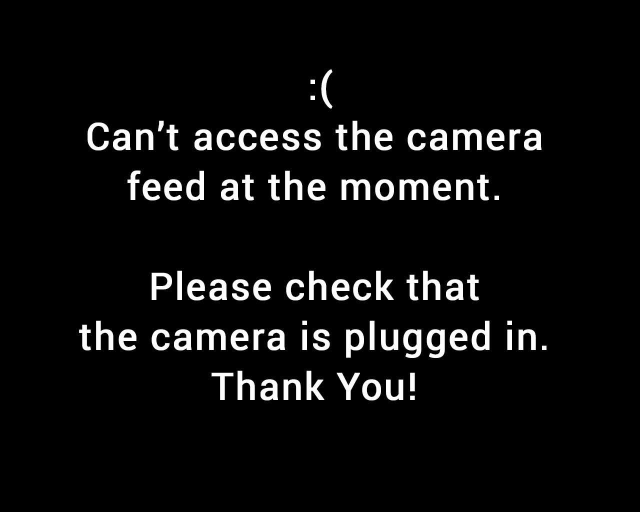
#> input picture pishow/src/no_cam.jpg, 1280 x 1024 px (shown at 1/2 size)
$ python -i log_dog_color.py   (imports and definitions only)
#> lines starting #> are read from the running program, lines starting #| are printed output that depends on the picture
#> further down, picture is the input picture: shape (1024, 1280, 3); min 0, max 255, mean 13.5
#> in apply, `lab_img = cv2.cvtColor(frame, cv2.COLOR_BGR2LAB)`: lab_img: shape (1024, 1280, 3); mean of channels 0, 1, 2 13.6, 128, 128
#> in apply, `(l_img, a_img, b_img) = cv2.split(lab_img)`: a_img: shape (1024, 1280); every value is 128
### pishow/src/cv/gray.py
#!/usr/bin/env python3
"""gray.py"""

# this one's just here to show what the original (subsampled) looks like when
# blurred -- we want to make sure people cannot be identified when this one
# shows

import math
import cv2
import looper
import numpy


class Gray:
    """gray a frame"""

    def apply(self, frame):
        """gray frame"""
        if numpy.size(frame[0, 0]) == 3:
            return cv2.cvtColor(frame, cv2.COLOR_BGR2GRAY)
        else:
            return frame


# [3 lines that do not run on import are left out]

### pishow/src/cv/log.py
#!/usr/bin/env python
"""log.py"""

# this one's just here to show what the original (subsampled) looks like when
# blurred -- we want to make sure people cannot be identified when this one
# shows

import math
import cv2
import looper
import numpy
import gray


LOG_FACTOR = 3

class Log:
    """log a frame"""

    def __init__(self):
        """constructor"""
        self.gray = gray.Gray()

    def apply(self, frame):
        """log a frame"""
        frame = self.gray.apply(frame)
        min_val, max_val, min_loc, max_loc = cv2.minMaxLoc(frame)
#> min_val = 0; max_val = 255; min_loc = (0, 0); max_loc = (661, 139)
        log_scaled = numpy.log(1+LOG_FACTOR*(frame-min_val)/(max_val-min_val))
        return log_scaled


# [3 lines that do not run on import are left out]

### pishow/src/cv/log_dog.py
#!/usr/bin/env python
"""log_dog.py"""

# this one's just here to show what the original (subsampled) looks like when
# blurred -- we want to make sure people cannot be identified when this one
# shows

import math
import cv2
# import looper
import looper_threaded
import numpy
import log


ON_SIZE = 3
OFF_SIZE = 155

class LogDog:
    """log-dog a frame"""

    def __init__(self):
        """constructor"""
        self.log = log.Log()

    def apply(self, frame):
        """log-dog a frame"""
        log_scaled = self.log.apply(frame)
        blur_on = cv2.GaussianBlur(log_scaled, (ON_SIZE, ON_SIZE), 0)
        blur_off = cv2.GaussianBlur(log_scaled, (OFF_SIZE, OFF_SIZE), 0)
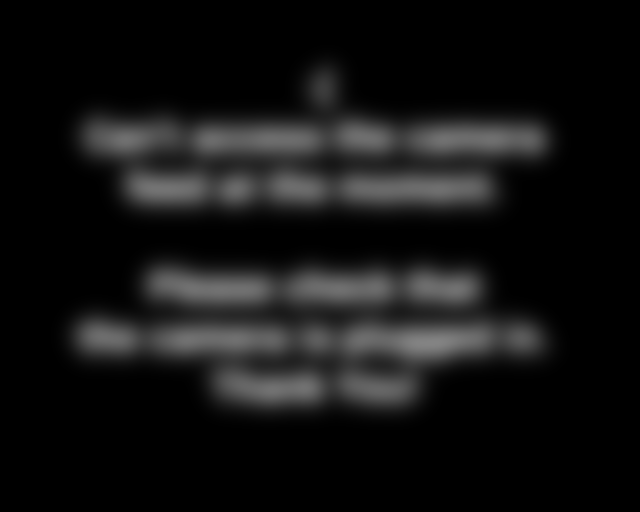
#> blur_off: shape (1024, 1280) float64 (shown at 1/2 size); min 0, max 0.517, mean 0.0771
        return blur_on-blur_off
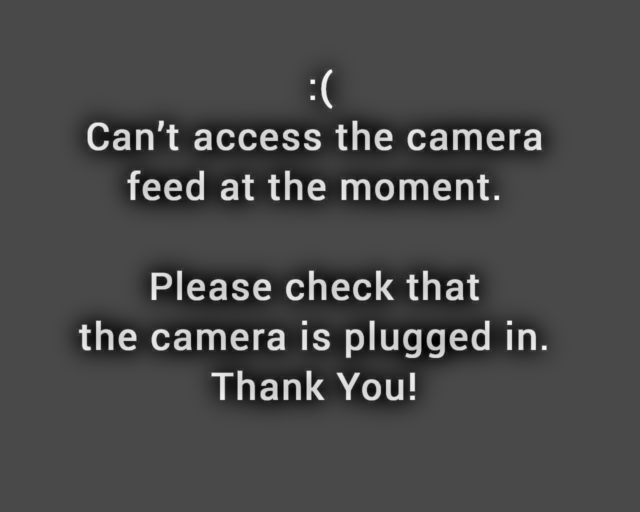
#> returned value: shape (1024, 1280) float64 (shown at 1/2 size); min -0.517, max 1.27, mean -5.09e-17; drawn with min black and max white


# [3 lines that do not run on import are left out]

### pishow/src/cv/log_dog_color.py
#!/usr/bin/env python3
"""log_dog_color.py"""

# this one's just here to show what the original (subsampled) looks like when
# blurred -- we want to make sure people cannot be identified when this one
# shows

import cv2
import looper
import numpy
import log_dog


class LogDogColor:
    """log-dog a frame, show in color"""

    def __init__(self):
        """constructor"""
        self.log_dog = log_dog.LogDog()

    def apply(self, frame):
        """log-dog a frame"""
        lab_img = cv2.cvtColor(frame, cv2.COLOR_BGR2LAB)
        (l_img, a_img, b_img) = cv2.split(lab_img)
        l_img = self.log_dog.apply(frame)
        l_img = numpy.floor(128.0+(128.0*l_img)).astype('uint8')
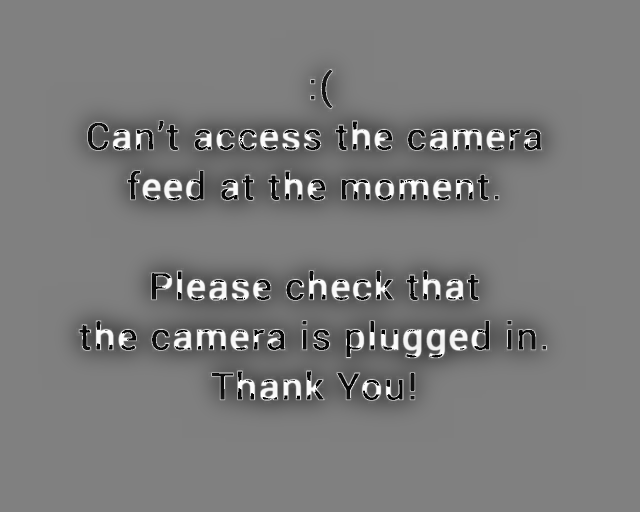
#> l_img: shape (1024, 1280) (shown at 1/2 size); min 0, max 255, mean 122.3
        lab_img = cv2.merge([l_img, a_img, b_img])
#> lab_img: shape (1024, 1280, 3); mean of channels 0, 1, 2 122.3, 128, 128
        return cv2.cvtColor(lab_img, cv2.COLOR_LAB2BGR)
#> returned value: shape (1024, 1280, 3)


# [3 lines not run here, left out]

>>> import cv2
>>> picture = cv2.imread('../no_cam.jpg')
>>> result = LogDogColor().apply(picture)

$ run again, on pishow/src/splash.jpg
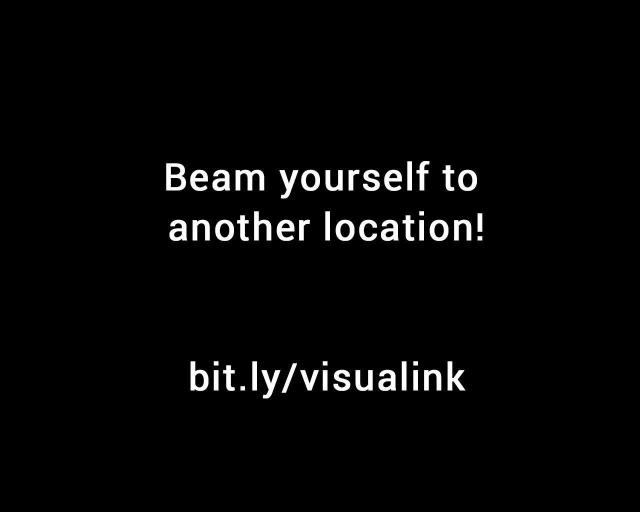
#> input picture pishow/src/splash.jpg, 1280 x 1024 px (shown at 1/2 size)
#> picture is the input picture: shape (1024, 1280, 3); min 0, max 255, mean 6.9
#> a_img: shape (1024, 1280); every value is 128
#> min_val = 0; max_val = 255; min_loc = (0, 0); max_loc = (852, 322)
#> in apply, `return blur_on-blur_off`:
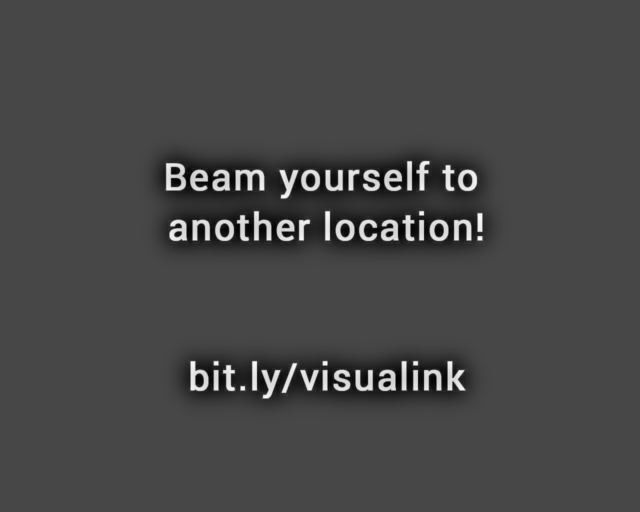
#> returned value: shape (1024, 1280) float64 (shown at 1/2 size); min -0.473, max 1.21, mean -2.63e-17; drawn with min black and max white
#> in apply, `l_img = numpy.floor(128.0+(128.0*l_img)).astype('uint8')`:
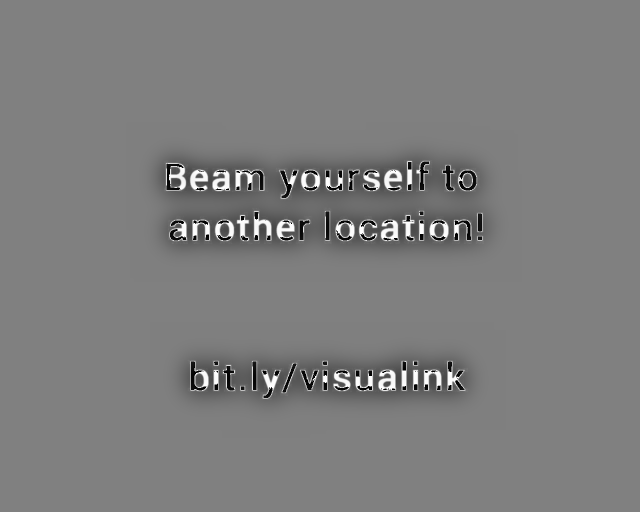
#> l_img: shape (1024, 1280) (shown at 1/2 size); min 0, max 255, mean 125.1
